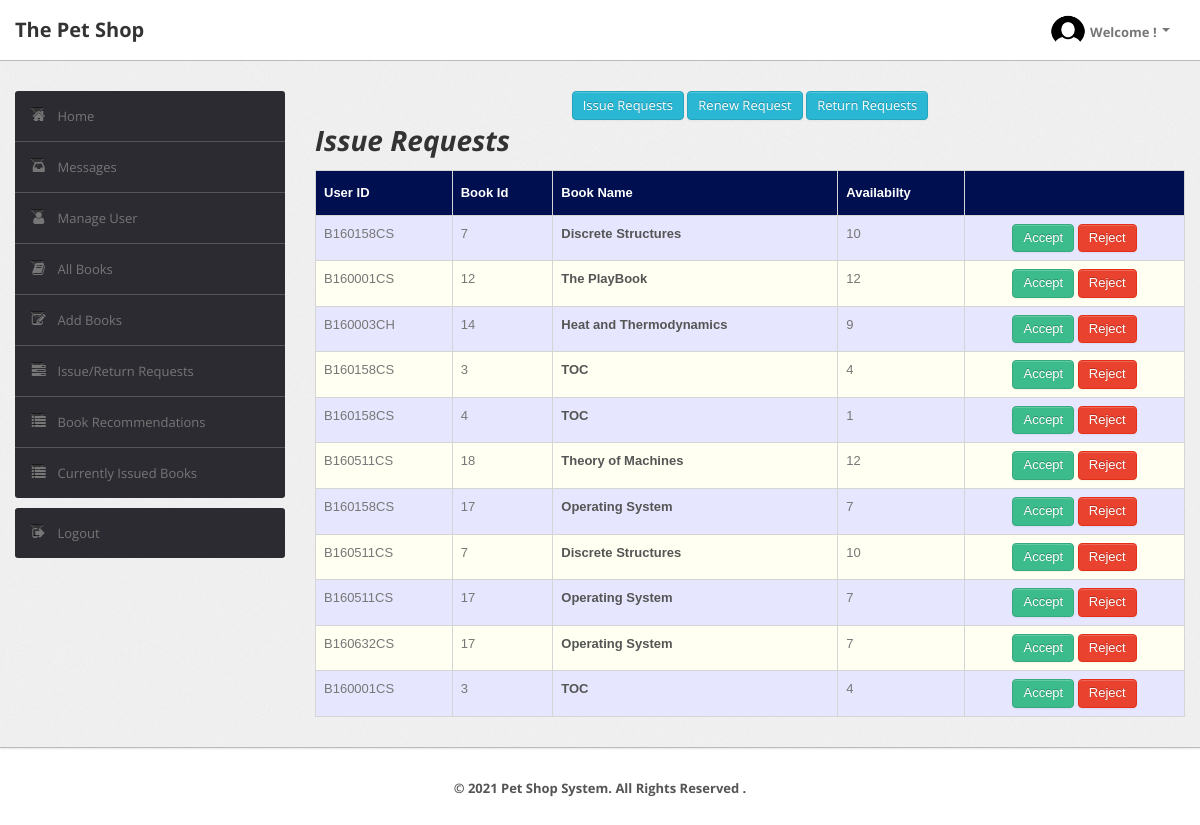
/admin/issue_requests.php (signed in), run on the app's committed database.
### tables this page shows
CREATE TABLE `record` (`UserId` varchar(50) NOT NULL, `BookId` int(10) NOT NULL, `Date_of_Issue` date DEFAULT NULL, `Due_Date` date DEFAULT NULL, `Date_of_Return` date DEFAULT NULL, `Dues` int(10) DEFAULT NULL, `Renewals_left` int(10) DEFAULT NULL, `Time` time DEFAULT NULL, PRIMARY KEY (`UserId`,`BookId`), KEY `BookId` (`BookId`), CONSTRAINT `record_ibfk_1` FOREIGN KEY (`UserId`) REFERENCES `user` (`UserId`), CONSTRAINT `record_ibfk_2` FOREIGN KEY (`BookId`) REFERENCES `book` (`BookId`));

CREATE TABLE `book` (`BookId` int(10) NOT NULL AUTO_INCREMENT, `Title` varchar(50) DEFAULT NULL, `Publisher` varchar(50) DEFAULT NULL, `Year` varchar(50) DEFAULT NULL, `Availability` int(5) DEFAULT NULL, PRIMARY KEY (`BookId`));

### admin/issue_requests.php (the view, shortened to what this page needs)
<?php
    require('dbconn.php');
    if ($_SESSION['UserId']) {
        $userId=$_GET['aid'];
        $sql="SELECT Name from LMS.user WHERE UserId='$userId'";
        $result=mysqli_query($conn, $sql);
        $row=mysqli_fetch_row($result);
?>
<!DOCTYPE html>
<html lang="en">
    <head>
        <link type="text/css" href="bootstrap/css/bootstrap.min.css" rel="stylesheet">
        <link type="text/css" href="bootstrap/css/bootstrap-responsive.min.css" rel="stylesheet">
        <link type="text/css" href="css/theme.css" rel="stylesheet">
        <link type="text/css" href="images/icons/css/font-awesome.css" rel="stylesheet">
    </head>
    <body>
        <div class="navbar navbar-fixed-top">
            <div class="navbar-inner">
                <div class="container">
                        <a class="brand" href="index.php">The Pet Shop </a>
                    <div class="nav-collapse collapse navbar-inverse-collapse">
                        <ul class="nav pull-right">
                            <li class="nav-user dropdown"><a href="#" class="dropdown-toggle" data-toggle="dropdown">
                                <img src="images/profile.png" class="nav-avatar" />Welcome <?=$row[0]?>!
                                <b class="caret"></b></a>
                            </li>
                        </ul>
                    </div>
                </div>
            </div>
        </div>
        <div class="wrapper">
            <div class="container">
                <div class="row">
                    <div class="span3">
                        <div class="sidebar">
                            <ul class="widget widget-menu unstyled">
                                <li class="active"><a href="index.php?aid=<?=$userId?>"><i class="menu-icon icon-home"></i>Home
                                </a></li>
                                <li><a href="message.php?aid=<?=$userId?>"><i class="menu-icon icon-inbox"></i>Messages</a>
                                </li>
                                <li><a href="user.php?aid=<?=$userId?>"><i class="menu-icon icon-user"></i>Manage User </a>
                                </li>
                                <li><a href="book.php?aid=<?=$userId?>"><i class="menu-icon icon-book"></i>All Books </a></li>
                                <li><a href="addbook.php?aid=<?=$userId?>"><i class="menu-icon icon-edit"></i>Add Books </a></li>
                                <li><a href="requests.php?aid=<?=$userId?>"><i class="menu-icon icon-tasks"></i>Issue/Return Requests </a></li>
                                <li><a href="recommendations.php?aid=<?=$userId?>"><i class="menu-icon icon-list"></i>Book Recommendations </a></li>
                                <li><a href="current.php?aid=<?=$userId?>"><i class="menu-icon icon-list"></i>Currently Issued Books </a></li>
                            </ul>
                            <ul class="widget widget-menu unstyled">
                                <li><a href="logout.php"><i class="menu-icon icon-signout"></i>Logout </a></li>
                            </ul>
                        </div>
                    </div>
                    <div class="span9">
                        <center>
                            <a href="issue_requests.php?aid=<?=$userId?>" class="btn btn-info">Issue Requests</a>
                            <a href="renew_requests.php?aid=<?=$userId?>" class="btn btn-info">Renew Request</a>
                            <a href="return_requests.php?aid=<?=$userId?>" class="btn btn-info">Return Requests</a>
                        </center>
                        <h1><i>Issue Requests</i></h1>
                        <table class="table" id = "tables">
                            <thead>
                                <tr>
                                    <th>User ID</th>
                                    <th>Book Id</th>
                                    <th>Book Name</th>
                                    <th>Availabilty</th>
                                    <th></th>
                                </tr>
                            </thead>
                            <tbody>
                                <?php
                                    $sql="select * from LMS.record,LMS.book where Date_of_Issue is NULL and record.BookId=book.BookId order by Time";
                                    $result=$conn->query($sql);
                                    while($row=$result->fetch_assoc())
                                    {
                                        $bookid=$row['BookId'];
                                        $uId=$row['UserId'];
                                        $name=$row['Title'];
                                        $avail=$row['Availability'];
                                ?>
                                <tr>
                                    <td><?php echo strtoupper($uId) ?></td>
                                    <td><?php echo $bookid ?></td>
                                    <td><b><?php echo $name ?></b></td>
                                    <td><?php echo $avail ?></td>
                                    <td><center>
                                    <?php
                                        if($avail > 0)
                                        {
                                            echo "<a href=\"accept.php?aid=".$userId."&id1=".$bookid."&uid=".$uId."\" class=\"btn btn-success\">Accept</a>";
                                        }
                                    ?>
                                        <a href="reject.php?aid=<?php echo $userId ?>&id1=<?php echo $bookid ?> &uid=<?=$uId?>" class="btn btn-danger">Reject</a>
                                    </center></td>
                                </tr>
                                <?php
                                    }
                                ?>
                            </tbody>
                        </table>
                    </div>
                </div>
            </div>
        </div>
        <div class="footer">
            <div class="container">
                <center><b class="copyright">&copy; 2021 Pet Shop System. All Rights Reserved .</center>
            </div>
        </div>
    </body>
</html>
<?php
    }
    else {
    echo "<script type='text/javascript'>alert('Access Denied!!!')</script>";
    }
?>

### admin/css/theme.css (style rules this page uses)
#tables { font-family: "Trebuchet MS", Arial, Helvetica, sans-serif; border-collapse: collapse; width: 100%; }
#tables td, #tables th { border: 1px solid #ddd; padding: 8px; }
#tables tr:nth-child(even) { background-color: #fffff2; }
#tables tr:nth-child(odd) { background-color: #e6e6ff; }
#tables th { padding-top: 12px; padding-bottom: 12px; text-align: left; background-color: #000F50; color: white; }
body { font-size: 13px; font-family: 'Open Sans', Arial, sans-serif; background: #fff; color: #777 }
h1, h2, h3, h4, h5, h6 { color: #333; margin-top: 0 }
h1 { font-size: 28px }
strong, b { color: #555 }
.wrapper { background: url(../images/bg.png) #eee; border-bottom: 1px solid #bbb; -webkit-box-shadow: 0 1px 2px rgba(0,0,0,0.1); -moz-box-shadow: 0 1px 2px rgba(0,0,0,0.1); box-shadow: 0 1px 2px rgba(0,0,0,0.1); padding: 30px 0 }
.footer { color: #999; padding: 30px 0 60px }
body [class^="icon-"], body [class*=" icon-"] { font-size: 14px; line-height: 20px; height: 20px }
.navbar { position: static!important; margin: 0!important }
.navbar .navbar-inner { background: #fff; border-bottom: 1px solid #bbb; -webkit-box-shadow: 0 1px 2px rgba(0,0,0,0.15); -moz-box-shadow: 0 1px 2px rgba(0,0,0,0.15); box-shadow: 0 1px 2px rgba(0,0,0,0.15) }
.navbar .brand { color: #333; font-weight: bold; font-size: 20px; margin-right: 20px; padding: 20px }
.navbar .nav>li>a { padding: 20px 15px; font-weight: bold; color: #777 }
.nav-user>a { height: 20px }
.nav-avatar { width: 34px; height: 34px; margin: -7px 5px 0 0; -webkit-border-radius: 50%; -moz-border-radius: 50%; border-radius: 50% }
.btn, .btn-box { -webkit-border-radius: 3px; -moz-border-radius: 3px; border-radius: 3px }
.btn { font-size: 13px; font-weight: 600 }
.btn { display: inline-block; margin-bottom: 0; font-weight: 400; text-align: center; vertical-align: middle; cursor: pointer; background-image: none; border: 1px solid transparent; white-space: nowrap; padding: 4px 10px; font-size: 13px; line-height: 1.42857; border-radius: 4px; -webkit-user-select: none; -moz-user-select: none; -ms-user-select: none; user-select: none }
.btn-success { color: #fff; background-color: #3cbc8d; border-color: #36a97f }
.btn-info { color: #fff; background-color: #29b7d3; border-color: #25a4be }
.btn-danger { color: #fff; background-color: #e9422e; border-color: #e52e18 }
.table { margin-bottom: 0 }
.table th, .table td { border-color: #d5d5d5!important }
.widget-menu { background: #fff; -webkit-border-radius: 3px; -moz-border-radius: 3px; border-radius: 3px; overflow: hidden }
.widget-menu a { color: #555; display: block; line-height: 20px; padding: 15px; text-decoration: none!important }
.widget-menu .menu-icon { margin-right: 10px; color: #767676; -webkit-transition: all .2s ease-in-out; -moz-transition: all .2s ease-in-out; transition: all .2s ease-in-out; }
.widget-menu>li+li { border-top: 1px solid #555 }
.widget-menu>li>a { background-color: #2d2b32; color: #767676; -webkit-transition: all .2s ease-in-out; -moz-transition: all .2s ease-in-out; transition: all .2s ease-in-out; }

### data on the page
record: UserId "B160158CS", BookId.BookId "7", BookId.Title "Discrete Structures", BookId.Availability "10"
record: UserId "B160001CS", BookId.BookId "12", BookId.Title "The PlayBook", BookId.Availability "12"
record: UserId "B160003CH", BookId.BookId "14", BookId.Title "Heat and Thermodynamics", BookId.Availability "9"
record: UserId "B160158CS", BookId.BookId "3", BookId.Title "TOC", BookId.Availability "4"
record: UserId "B160158CS", BookId.BookId "4", BookId.Title "TOC", BookId.Availability "1"
record: UserId "B160511CS", BookId.BookId "18", BookId.Title "Theory of Machines", BookId.Availability "12"
record: UserId "B160158CS", BookId.BookId "17", BookId.Title "Operating System", BookId.Availability "7"
record: UserId "B160511CS", BookId.BookId "7", BookId.Title "Discrete Structures", BookId.Availability "10"
record: UserId "B160511CS", BookId.BookId "17", BookId.Title "Operating System", BookId.Availability "7"
record: UserId "B160632CS", BookId.BookId "17", BookId.Title "Operating System", BookId.Availability "7"
record: UserId "B160001CS", BookId.BookId "3", BookId.Title "TOC", BookId.Availability "4"
